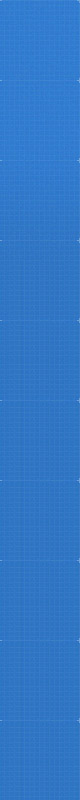
#> input picture images/header-bg.jpg, 80 x 800 px
$ python mascaras.py ../images/header-bg.jpg   (Python 2 division)
#> lines starting #> are read from the running program, lines starting #| are printed output that depends on the picture
from PIL import Image
import ImageDraw
import sys
import os.path
import math

mascara1 = [(1, 4, 1), (4, 8, 4), (1, 4, 1)]
mascara2 = [(1, 2, 1), (2, 4, 2), (1, 2, 1)]

def info_mascara(mascara):
	if (type(mascara) is tuple) or (type(mascara) is list):
		y_masc = len(mascara)
	else:
		#Error
		quit()
	if (type(mascara[0]) is tuple) or (type(mascara[0]) is list):
		x_masc_prob = len(mascara[0])
	else:
		#Error
		quit()
	bool_x = True #Asumir que la longitud x de la mascara es verdadera
	suma = 0
	for i in mascara:
		contador = 0
		if (type(i) is tuple) or (type(i) is list):
			for j in i:
				contador += 1
				suma += j
			if contador != x_masc_prob:
				bool_x = False
				break
		else:
			#Error
			quit()
	if bool_x:
		return (x_masc_prob, y_masc, suma)
	else:
		#Error
		quit()


#Si, lo recorro de manera diferente que en otras funciones
# [52 lines left out: functions encontrar_colores, prueba_colores, aplicar_filtro, not called in this run]

def aplicar_mascara(imagen, mascara):
	xs, ys = imagen.size
	pixeles = imagen.load()
	nueva_imagen = imagen.copy()
	pixeles_nuevos = nueva_imagen.load()
	x_masc, y_masc, suma_mascara = info_mascara(mascara)
	iy, sy, ix, sx = ((y_masc-1)/2), ((y_masc+2)/2), ((x_masc-1)/2), ((x_masc+2)/2)
	dummy = 0
	fy, fx, ly, lx= (0 + iy, 0 + ix, ys - iy, xs - ix)
	print (fy, fx), (ly, lx)
	for y in xrange(fy, ly):
		for x in xrange(fx, lx):
			col_masc = 0
			print "y:{}, x:{}, pixel:{}".format(y, x, pixeles[x, y])
			for dy in xrange(y - iy, y + sy):
				if dy >= 0 and dy < ys:
					for dx in xrange(x - ix, x + sx):
						fila_masc = 0
						if dx >= 0 and dx < xs:
							dummy += 1
							print "dy:{}, dx:{}".format(dy, dx)
							#print "dy, dx", dy, dx
							fila_masc += 1
			col_masc += 1
	return None


#El pixel se accede con los valores de x, y
# [37 lines left out: functions encontrar_vecinos, mediana, promedio, not called in this run]

def main(filename):
#> called with filename = '../images/header-bg.jpg'
	imagen_original = Image.open(filename)
#> imagen_original is the input picture: PIL image 80x800 RGB; mean R, G, B 49.6, 119.8, 199
	imagen = imagen_original.convert('L')
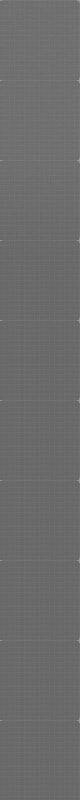
#> imagen: PIL image 80x800 L; min 96, max 158, mean 107.8
	aplicar_mascara(imagen, mascara2)
#| (1, 1) (799, 79)
#> the loop in aplicar_mascara, `for y in xrange(fy, ly):` made 798 passes
#> (printed output is left out)
#> after the loop in aplicar_mascara, `for y in xrange(fy, ly):`: dummy = 560196


if len(sys.argv) == 2:
	filename = sys.argv[1]
	if os.path.isfile(filename):
		main(filename)
	else:
		print "No existe el archivo %s" %filename
else:
	print 'Numero de entradas incorrecto'
